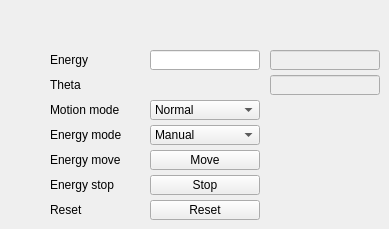
    <widget class="QWidget" name="monochromator">
     <attribute name="title">
      <string>monochromator</string>
     </attribute>
     <widget class="QLabel" name="label">
      <property name="geometry">
       <rect>
        <x>50</x>
        <y>50</y>
        <width>90</width>
        <height>20</height>
       </rect>
      </property>
      <property name="text">
       <string>Energy</string>
      </property>
     </widget>
     <widget class="QLabel" name="label_3">
      <property name="geometry">
       <rect>
        <x>50</x>
        <y>100</y>
        <width>90</width>
        <height>20</height>
       </rect>
      </property>
      <property name="text">
       <string>Motion mode</string>
      </property>
     </widget>
     <widget class="QLabel" name="label_6">
      <property name="geometry">
       <rect>
        <x>50</x>
        <y>75</y>
        <width>90</width>
        <height>20</height>
       </rect>
      </property>
      <property name="text">
       <string>Theta</string>
      </property>
     </widget>
     <widget class="QLineEdit" name="setEnergy">
      <property name="geometry">
       <rect>
        <x>150</x>
        <y>50</y>
        <width>110</width>
        <height>20</height>
       </rect>
      </property>
     </widget>
     <widget class="QComboBox" name="setMotionMode">
      <property name="geometry">
       <rect>
        <x>150</x>
        <y>100</y>
        <width>110</width>
        <height>20</height>
       </rect>
      </property>
      <item>
       <property name="text">
        <string>Normal</string>
       </property>
      </item>
      <item>
       <property name="text">
        <string>Channel Cut</string>
       </property>
      </item>
     </widget>
     <widget class="QLineEdit" name="getEnergy">
      <property name="enabled">
       <bool>false</bool>
      </property>
      <property name="geometry">
       <rect>
        <x>270</x>
        <y>50</y>
        <width>110</width>
        <height>20</height>
       </rect>
      </property>
      <property name="readOnly">
       <bool>false</bool>
      </property>
     </widget>
     <widget class="QLineEdit" name="getTheta">
      <property name="enabled">
       <bool>false</bool>
      </property>
      <property name="geometry">
       <rect>
        <x>270</x>
        <y>75</y>
        <width>110</width>
        <height>20</height>
       </rect>
      </property>
     </widget>
     <widget class="QLabel" name="label_4">
      <property name="geometry">
       <rect>
        <x>50</x>
        <y>125</y>
        <width>90</width>
        <height>20</height>
       </rect>
      </property>
      <property name="text">
       <string>Energy mode</string>
      </property>
     </widget>
     <widget class="QComboBox" name="setMotionMode_2">
      <property name="geometry">
       <rect>
        <x>150</x>
        <y>125</y>
        <width>110</width>
        <height>20</height>
       </rect>
      </property>
      <item>
       <property name="text">
        <string>Manual</string>
       </property>
      </item>
      <item>
       <property name="text">
        <string>Auto</string>
       </property>
      </item>
     </widget>
     <widget class="QLabel" name="label_5">
      <property name="geometry">
       <rect>
        <x>50</x>
        <y>150</y>
        <width>90</width>
        <height>20</height>
       </rect>
      </property>
      <property name="text">
       <string>Energy move</string>
      </property>
     </widget>
     <widget class="QPushButton" name="EnergyMove">
      <property name="geometry">
       <rect>
        <x>150</x>
        <y>150</y>
        <width>110</width>
        <height>20</height>
       </rect>
      </property>
      <property name="text">
       <string>Move</string>
      </property>
     </widget>
     <widget class="QPushButton" name="EnergyStop">
      <property name="geometry">
       <rect>
        <x>150</x>
        <y>175</y>
        <width>110</width>
        <height>20</height>
       </rect>
      </property>
      <property name="text">
       <string>Stop</string>
      </property>
     </widget>
     <widget class="QLabel" name="label_7">
      <property name="geometry">
       <rect>
        <x>50</x>
        <y>175</y>
        <width>90</width>
        <height>20</height>
       </rect>
      </property>
      <property name="text">
       <string>Energy stop</string>
      </property>
     </widget>
     <widget class="QLabel" name="label_8">
      <property name="geometry">
       <rect>
        <x>50</x>
        <y>200</y>
        <width>90</width>
        <height>20</height>
       </rect>
      </property>
      <property name="text">
       <string>Reset</string>
      </property>
     </widget>
     <widget class="QPushButton" name="Reset">
      <property name="geometry">
       <rect>
        <x>150</x>
        <y>200</y>
        <width>110</width>
        <height>20</height>
       </rect>
      </property>
      <property name="text">
       <string>Reset</string>
      </property>
     </widget>
    </widget>
